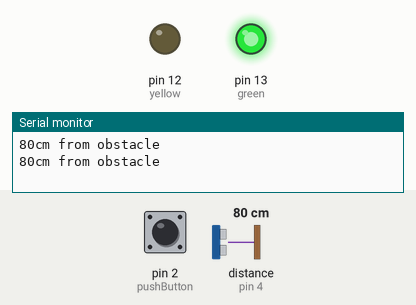
Bench run of a sketch on a simulated Arduino Uno, built with avr-gcc and run on an emulated ATmega328P. On the bench: output pins drawn as LEDs (lit = HIGH), the last lines printed to the serial monitor. Wiring (inferred from the names in the program): ultrasonic range finder: trigger pin 3; echo pin 4. The inputs (shaded band) are chosen by the test bench; at power-on: distance to the obstacle (sensor on pin 4) 80 cm, pin 2 (pushButton) HIGH. The echo pulse lasts 58.3 µs per cm; pins used as bus, display or sensor lines are not drawn.

Above: at 1.8 s.
1.9 s: distance to the obstacle (sensor on pin 4) set to 13 cm
3.4 s: distance to the obstacle (sensor on pin 4) set to 10 cm
At 5.2 s:
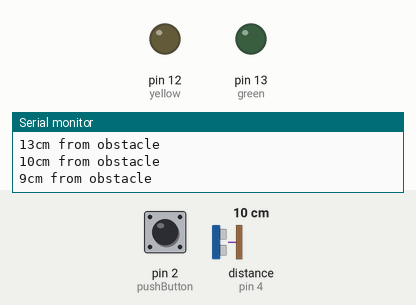
5.5 s: pin 2 (pushButton) pulled LOW for 1.2 s
At 6.7 s:
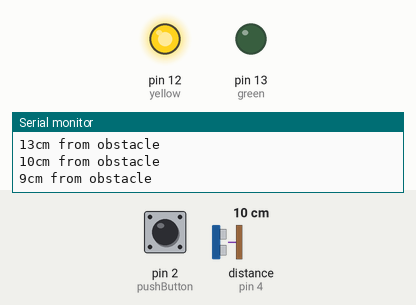
10.9 s: pin 2 (pushButton) pulled LOW for 3.2 s
18.3 s: distance to the obstacle (sensor on pin 4) set to 18 cm
At 20.5 s:
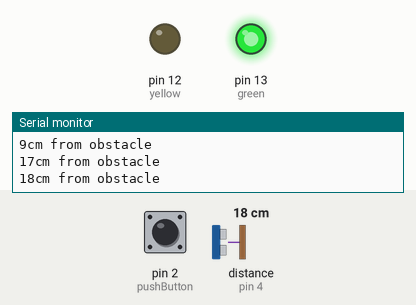
Timing chart, 0 to 21.5 s (numbered marks = the images above; inputs shaded):
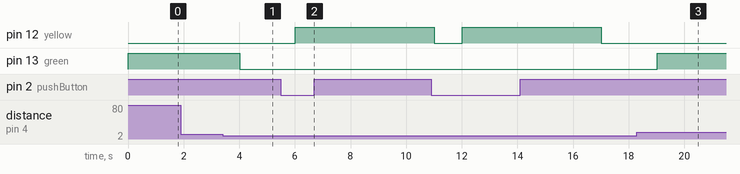

Measured:
- the behaviour switches between 12 and 11 cm on distance to the obstacle (sensor on pin 4) (found by bisection; images 0 and 1)
- after the input at 3.4 s, pin 13 (green): HIGH → LOW after 0.62 s
- after the input at 5.5 s, pin 12 (yellow): LOW → HIGH after 0.52 s
- after the input at 18.3 s, pin 13 (green): LOW → HIGH after 0.72 s

The sketch:

SmartParkingLotTest2.ino
```cpp
/*
* Simulation for one parking space
*/

const int green = 13;
const int yellow = 12;
const int pushButton = 2;
const int trigPin = 3;
const int echoPin = 4;

int reserved = 0;
long distanceLimit = 12;

//unsigned long time = 0;

void setup()
{
  Serial.begin(9600);

  pinMode(echoPin, INPUT);
  pinMode(trigPin, OUTPUT);
  pinMode(pushButton, INPUT);
  pinMode(green, OUTPUT);
  pinMode(yellow, OUTPUT);
}

void loop()
{
  long sensorAns = checkDistance();
  turnLightsOn(sensorAns);
  delay(1000);
  checkReservation();
}


// working!
long checkDistance()
{
  long pulse, cm;

  digitalWrite(trigPin, LOW);
  delayMicroseconds(2);
  digitalWrite(trigPin, HIGH);
  delayMicroseconds(10);
  digitalWrite(trigPin, LOW);

  pulse = pulseIn(echoPin, HIGH);

  cm = distance(pulse);
  //turnLight(cm);
  Serial.print(cm);
  Serial.print("cm from obstacle \n");
  //delay(100);
  return cm;
}

long distance(long time)
{
  return time/29/2;
}

void turnLightsOn(long distance)
{
  if (distance >= distanceLimit)
  {
    turnOnSemaphore(LOW, HIGH);
  }
  else if (distance < distanceLimit)
  {
    turnOnSemaphore(LOW, LOW);
  }
}

void turnOnSemaphore(int y, int g)
{
  digitalWrite(yellow, y);
  digitalWrite(green, g);
}

void checkReservation()
{
  if (digitalRead(pushButton) == LOW)
  {
    //reserved = 1;
    turnOnSemaphore(HIGH, LOW);
    delay(5000);
  }
}
```
